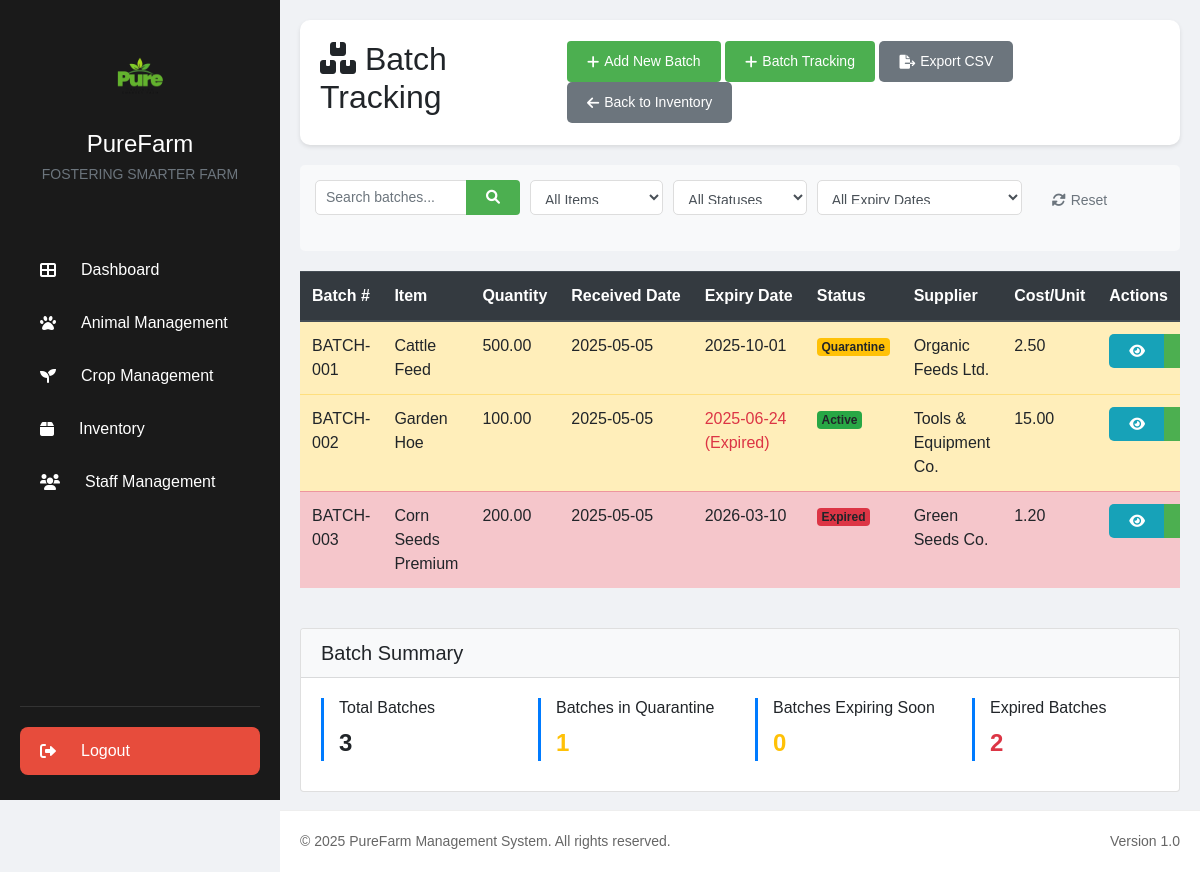
The app's page /batch_tracking.php (signed in) with its own data.
### tables this page shows
CREATE TABLE `inventory_batches` (
  `id` int(11) NOT NULL,
  `batch_number` varchar(50) NOT NULL,
  `item_id` int(11) NOT NULL,
  `quantity` decimal(10,2) NOT NULL DEFAULT 0.00,
  `manufacturing_date` date DEFAULT NULL,
  `expiry_date` date DEFAULT NULL,
  `received_date` date NOT NULL,
  `supplier_id` int(11) DEFAULT NULL,
  `purchase_order_id` int(11) DEFAULT NULL,
  `cost_per_unit` decimal(10,2) DEFAULT NULL,
  `status` enum('active','quarantine','consumed','expired','discarded') DEFAULT 'active',
  `notes` text DEFAULT NULL,
  `created_at` timestamp NOT NULL DEFAULT current_timestamp(),
  `updated_at` timestamp NOT NULL DEFAULT current_timestamp() ON UPDATE current_timestamp()
);

CREATE TABLE `inventory_items` (
  `id` int(11) NOT NULL,
  `item_name` varchar(100) NOT NULL,
  `sku` varchar(50) NOT NULL,
  `category_id` int(11) DEFAULT NULL,
  `description` text DEFAULT NULL,
  `unit_of_measure` varchar(20) NOT NULL,
  `current_quantity` decimal(10,2) NOT NULL DEFAULT 0.00,
  `reorder_level` decimal(10,2) NOT NULL DEFAULT 0.00,
  `maximum_level` decimal(10,2) DEFAULT NULL,
  `unit_cost` decimal(10,2) NOT NULL DEFAULT 0.00,
  `expiry_date` date DEFAULT NULL,
  `batch_number` varchar(50) DEFAULT NULL,
  `supplier_id` int(11) DEFAULT NULL,
  `status` enum('active','inactive') NOT NULL DEFAULT 'active',
  `created_at` timestamp NOT NULL DEFAULT current_timestamp(),
  `updated_at` timestamp NULL DEFAULT NULL ON UPDATE current_timestamp(),
  `is_active` tinyint(1) NOT NULL DEFAULT 1,
  `batch_tracking_enabled` tinyint(1) DEFAULT 0,
  `last_updated` datetime DEFAULT NULL
);

CREATE TABLE `suppliers` (
  `id` int(11) NOT NULL,
  `name` varchar(100) NOT NULL,
  `phone` varchar(20) DEFAULT NULL,
  `email` varchar(100) DEFAULT NULL,
  `address` text DEFAULT NULL,
  `status` enum('active','inactive') NOT NULL DEFAULT 'active',
  `created_at` timestamp NOT NULL DEFAULT current_timestamp(),
  `updated_at` timestamp NULL DEFAULT NULL ON UPDATE current_timestamp()
);

### batch_tracking.php (the view, shortened to what this page needs)
<?php
require_once 'includes/db.php';
$batches = [];
$searchTerm = isset($_GET['search']) ? trim($_GET['search']) : '';
$itemFilter = isset($_GET['item_id']) ? $_GET['item_id'] : '';
$statusFilter = isset($_GET['status']) ? $_GET['status'] : '';
$expiryFilter = isset($_GET['expiry_filter']) ? $_GET['expiry_filter'] : '';
$query = "SELECT b.id, b.batch_number, b.item_id, i.item_name, b.quantity,
          b.manufacturing_date, b.expiry_date, b.received_date,
          b.status, s.name as supplier_name, b.cost_per_unit
          FROM inventory_batches b
          JOIN inventory_items i ON b.item_id = i.id
          LEFT JOIN suppliers s ON b.supplier_id = s.id
          WHERE 1=1";
$params = [];
$query .= " ORDER BY b.received_date DESC";
try {
    $stmt = $pdo->prepare($query);
    $stmt->execute($params);
    $batches = $stmt->fetchAll(PDO::FETCH_ASSOC);
} catch(PDOException $e) {
    error_log("Error fetching batches: " . $e->getMessage());
    $errorMsg = "Failed to load batches.";
}
include 'includes/header.php';
?>
<div class="main-content">
    <div class="page-header">
        <h2><i class="fas fa-boxes"></i> Batch Tracking</h2>
        <div class="action-buttons">
            <button class="btn btn-primary" onclick="location.href='add_batch.php'">
                <i class="fas fa-plus"></i> Add New Batch
            </button>
            <button class="btn btn-primary" onclick="location.href='batch_quality_check.php'">
                <i class="fas fa-plus"></i> Batch Tracking
            </button>
            <button class="btn btn-secondary" onclick="exportBatchesToCSV()">
                <i class="fas fa-file-export"></i> Export CSV
            </button>
            <button class="btn btn-secondary" onclick="location.href='inventory.php'">
                <i class="fas fa-arrow-left"></i> Back to Inventory
            </button>
        </div>
    </div>
    <div class="search-filter-container">
        <form method="GET" action="" class="search-filter-form">
            <div class="form-row">
                <div class="form-group col-md-3">
                    <div class="input-group">
                        <input type="text" class="form-control" name="search" placeholder="Search batches..." value="<?php echo htmlspecialchars($searchTerm); ?>">
                        <div class="input-group-append">
                            <button type="submit" class="btn btn-primary">
                                <i class="fas fa-search"></i>
                            </button>
                        </div>
                    </div>
                </div>
                <div class="form-group col-md-2">
                    <select name="item_id" class="form-control" onchange="this.form.submit()">
                        <option value="">All Items</option>
                    </select>
                </div>
                <div class="form-group col-md-2">
                    <select name="status" class="form-control" onchange="this.form.submit()">
                        <option value="">All Statuses</option>
                    </select>
                </div>
                <div class="form-group col-md-3">
                    <select name="expiry_filter" class="form-control" onchange="this.form.submit()">
                        <option value="">All Expiry Dates</option>
                    </select>
                </div>
                <div class="form-group col-md-2">
                    <button type="button" class="btn btn-outline-secondary w-100" onclick="window.location.href='batch_tracking.php'">
                        <i class="fas fa-sync-alt"></i> Reset
                    </button>
                </div>
            </div>
        </form>
    </div>
    <div class="table-responsive">
        <table class="table table-striped table-hover">
            <thead class="thead-dark">
                <tr>
                    <th>Batch #</th>
                    <th>Item</th>
                    <th>Quantity</th>
                    <th>Received Date</th>
                    <th>Expiry Date</th>
                    <th>Status</th>
                    <th>Supplier</th>
                    <th>Cost/Unit</th>
                    <th>Actions</th>
                </tr>
            </thead>
            <tbody>
                <?php if (count($batches) > 0): ?>
                    <?php foreach ($batches as $batch): ?>
                        <tr class="<?php
                            if ($batch['status'] == 'quarantine') echo 'table-warning';
                            else if ($batch['status'] == 'expired' || $batch['status'] == 'discarded') echo 'table-danger';
                            else if (!empty($batch['expiry_date']) && strtotime($batch['expiry_date']) < strtotime('+30 days')) echo 'table-warning';
                        ?>">
                            <td><?php echo htmlspecialchars($batch['batch_number']); ?></td>
                            <td><?php echo htmlspecialchars($batch['item_name']); ?></td>
                            <td><?php echo $batch['quantity']; ?></td>
                            <td><?php echo htmlspecialchars($batch['received_date']); ?></td>
                            <td>
                                <?php
                                    if (!empty($batch['expiry_date'])) {
                                        $expiryDate = new DateTime($batch['expiry_date']);
                                        $today = new DateTime();
                                        $interval = $today->diff($expiryDate);
                                        $daysRemaining = $expiryDate > $today ? $interval->days : -$interval->days;
                                        $expiryClass = '';
                                        if ($daysRemaining < 0) {
                                            $expiryClass = 'text-danger';
                                        } elseif ($daysRemaining <= 30) {
                                            $expiryClass = 'text-warning';
                                        }
                                        echo '<span class="'.$expiryClass.'">' . htmlspecialchars($batch['expiry_date']);
                                        if ($daysRemaining < 0) {
                                            echo ' (Expired)';
                                        } elseif ($daysRemaining <= 30) {
                                            echo ' (' . $daysRemaining . ' days left)';
                                        }
                                        echo '</span>';
                                    } else {
                                        echo 'N/A';
                                    }
                                ?>
                            </td>
                            <td>
                                <span class="badge <?php
                                    switch($batch['status']) {
                                        case 'active': echo 'badge-success'; break;
                                        case 'quarantine': echo 'badge-warning'; break;
                                        case 'expired': echo 'badge-danger'; break;
                                    }
                                ?>">
                                    <?php echo ucfirst($batch['status']); ?>
                                </span>
                            </td>
                            <td><?php echo htmlspecialchars($batch['supplier_name'] ?? 'N/A'); ?></td>
                            <td><?php echo number_format($batch['cost_per_unit'], 2); ?></td>
                            <td>
                                <div class="btn-group">
                                    <a href="view_batch.php?id=<?php echo $batch['id']; ?>" class="btn btn-sm btn-info" title="View Details">
                                        <i class="fas fa-eye"></i>
                                    </a>
                                    <a href="edit_batch.php?id=<?php echo $batch['id']; ?>" class="btn btn-sm btn-primary" title="Edit Batch">
                                    </a>
                                </div>
                            </td>
                        </tr>
                    <?php endforeach; ?>
                <?php else: ?>
                    <tr>
                        <td colspan="9" class="text-center">No batches found. <?php echo !empty($searchTerm) || !empty($itemFilter) || !empty($statusFilter) || !empty($expiryFilter) ? 'Try adjusting your search or filters.' : ''; ?></td>
                    </tr>
                <?php endif; ?>
            </tbody>
        </table>
    </div>
    <div class="card mt-4">
        <div class="card-header bg-light">
            <h5 class="mb-0">Batch Summary</h5>
        </div>
        <div class="card-body">
            <div class="row">
                <div class="col-md-3">
                    <div class="stats-item">
                        <h6>Total Batches</h6>
                        <p class="stats-number"><?php echo count($batches); ?></p>
                    </div>
                </div>
                <div class="col-md-3">
                    <div class="stats-item">
                        <h6>Batches in Quarantine</h6>
                        <p class="stats-number text-warning">
                            <?php
                                $quarantineCount = 0;
                                foreach ($batches as $batch) {
                                    if ($batch['status'] == 'quarantine') {
                                        $quarantineCount++;
                                    }
                                }
                                echo $quarantineCount;
                            ?>
                        </p>
                    </div>
                </div>
                <div class="col-md-3">
                    <div class="stats-item">
                        <h6>Batches Expiring Soon</h6>
                        <p class="stats-number text-warning">
                            <?php
                                $expiringSoonCount = 0;
                                echo $expiringSoonCount;
                            ?>
                        </p>
                    </div>
                </div>
                <div class="col-md-3">
                    <div class="stats-item">
                        <h6>Expired Batches</h6>
                        <p class="stats-number text-danger">
                            <?php
                                $expiredCount = 0;
                                $today = new DateTime();
                                foreach ($batches as $batch) {
                                    if ($batch['status'] == 'expired') {
                                        $expiredCount++;
                                    }
                                    else if ($batch['status'] == 'active' && !empty($batch['expiry_date'])) {
                                        $expiryDate = new DateTime($batch['expiry_date']);
                                        if ($expiryDate < $today) {
                                            $expiredCount++;
                                        }
                                    }
                                }
                                echo $expiredCount;
                            ?>
                        </p>
                    </div>
                </div>
            </div>
        </div>
    </div>
</div>
<?php include 'includes/footer.php'; ?>

### assets/css/styles.css (style rules this page uses)
* { margin: 0; padding: 0; box-sizing: border-box; font-family: Arial, sans-serif; }
body { background-color: #f0f2f5; }
.main-content { flex: 1; margin-left: 280px; padding: 20px; }
.page-header { display: flex; justify-content: space-between; align-items: center; margin-bottom: 20px; padding: 20px; background: white; border-radius: 10px; box-shadow: 0 2px 4px rgba(0,0,0,0.1); }
.btn { padding: 10px 20px; border: none; border-radius: 5px; cursor: pointer; font-size: 14px; display: inline-flex; align-items: center; gap: 5px; }
.btn-primary { background: #4CAF50; color: white; }
.btn-secondary { background: #6c757d; color: white; }
.main-content { flex: 1; margin-left: 280px; padding: 20px; padding-bottom: 80px; }
.form-group { margin-bottom: 20px; }
.btn-primary { background: #4CAF50; color: white; border: none; padding: 10px 20px; border-radius: 4px; cursor: pointer; font-size: 14px; transition: background 0.3s ease; }

### assets/css/forms.css (style rules this page uses)
.form-group { margin-bottom: 15px; }
.form-group input, .form-group select, .form-group textarea { width: 100%; padding: 10px; border: 1px solid #ddd; border-radius: 5px; font-size: 14px; }

### batch_tracking.php (style rules this page uses)
.search-filter-container { background-color: #f8f9fa; padding: 15px; border-radius: 5px; margin-bottom: 20px; }
.stats-item { border-left: 3px solid #007bff; padding-left: 15px; margin-bottom: 10px; }
.stats-number { font-size: 24px; font-weight: bold; margin-bottom: 0; }
.table th { white-space: nowrap; }
.table-warning { background-color: rgba(255, 193, 7, 0.2); }
.table-danger { background-color: rgba(220, 53, 69, 0.2); }
.badge-success { color: #fff !important; background-color: #28a745 !important; }
.badge-warning { color: #212529 !important; background-color: #ffc107 !important; }
.badge-danger { color: #fff !important; background-color: #dc3545 !important; }
.table-warning .badge, .table-danger .badge { color: inherit !important; }

### records on screen
inventory_batches: batch_number "BATCH-001", item.item_name "Cattle Feed", quantity "500.00", received_date "2025-05-05", expiry_date "2025-10-01", status "Quarantine", supplier.name "Organic Feeds Ltd.", cost_per_unit "2.50"
inventory_batches: batch_number "BATCH-002", item.item_name "Garden Hoe", quantity "100.00", received_date "2025-05-05", expiry_date "2025-06-24", shows "(Expired)", status "Active", supplier.name "Tools & Equipment Co.", cost_per_unit "15.00"
inventory_batches: batch_number "BATCH-003", item.item_name "Corn Seeds Premium", quantity "200.00", received_date "2025-05-05", expiry_date "2026-03-10", status "Expired", supplier.name "Green Seeds Co.", cost_per_unit "1.20"

### other values on screen
count($batches) "3"
$quarantineCount "1"
$expiringSoonCount "0"
$expiredCount "2"
